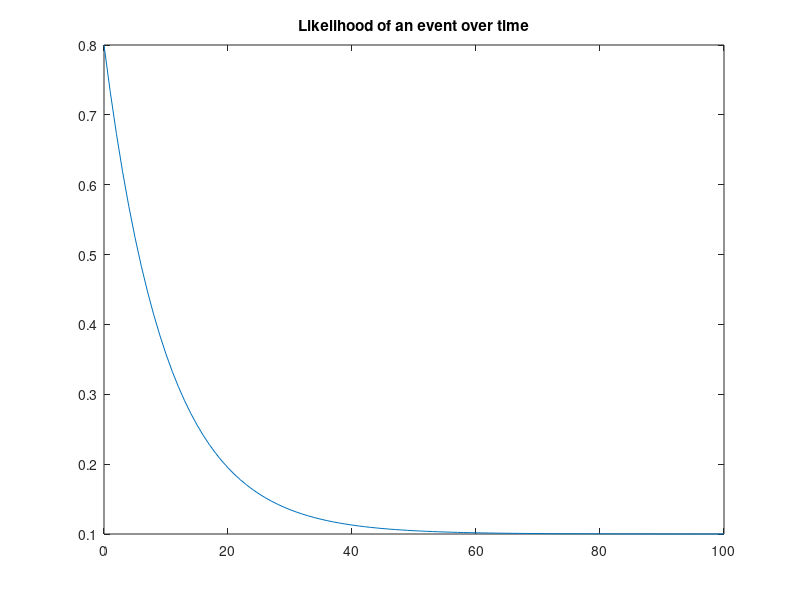
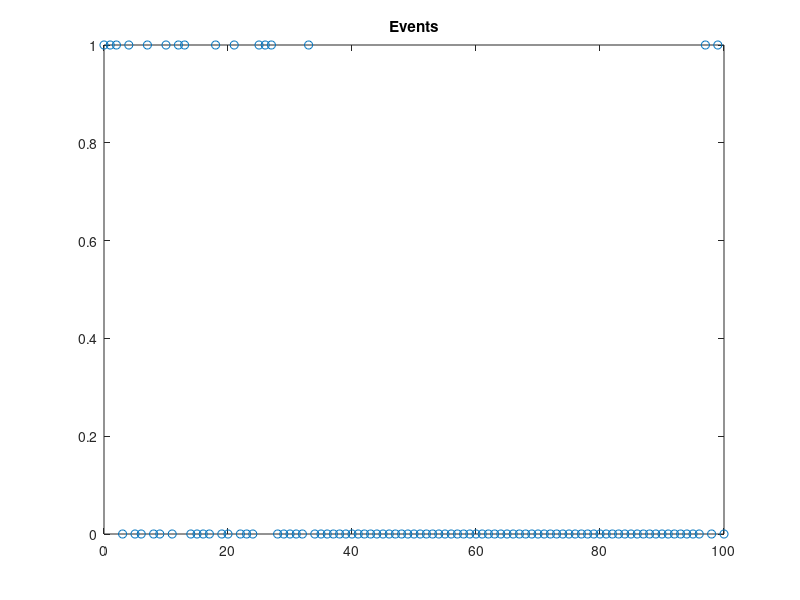

These figures' MATLAB source, in order: (Note: this script raises an error after producing the figures.)
%Let's simulate some data

t=0:100; % time series

%Paramters of our exponential
a=.1;
b=.8;
c=.1;
w=a+(b-a)*exp(-c*t);
figure(1);
plot(t,w);
title('Likelihood of an event over time');

%simulated measurements
%Randomly draw a number between 0 and 1
% if its smaller than w, than score is 1
%Otherwise score it as zero.
% This is equivalent to getting a 1 with probability w
q=zeros(size(w));
q( find(rand(size(w))<w) )=1;

%%%%%%%%% FIREWALL.. treat t & q as real measurements

figure(2);
plot(t,q,'o');
title('Events');
%now use q, and t to do a Maximum Likelihood Estimate


x0=[a , b , c];  %initial conditions
lbound=[0,0,0];
ubound=[1,1,10];
f=@(x) sum(-logLikelihood(x(1),x(2),x(3),t,q),2);

%Add in constraint that a+b<1
coef=[1 1 0];
limit=1;

%x = fmincon(f,x0,coef,limit)

x = fmincon(f,x0,coef,limit,[],[],lbound,ubound)

%[x,fval]=lsqnonlin(f,x0,lbound,ubound)
%[x,fval]=fsolve(f,x0,options)

figure(1)
hold on;
plot(t,x(1)+x(2)*exp(-x(3)*t),'r');

